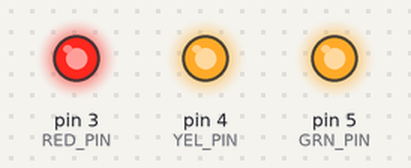
Bench run of a sketch on a simulated Arduino Uno, built with avr-gcc and run on an emulated ATmega328P. On the bench: output pins drawn as LEDs (lit = HIGH).

Above: at 0.1 s.
Timing chart, 0 to 1.6 s (numbered marks = the images above):
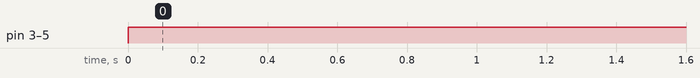

Measured:
- by itself, pin 3 (RED_PIN), pin 4 (YEL_PIN), pin 5 (GRN_PIN): LOW → HIGH at 0.00 s

The sketch:

XX_HC-12_02_tx.ino
```cpp
/**
 * https://www.youtube.com/watch?v=vqRqtgvltOI&t=490s
 * HC-12 Demo #2
 * Transmitter
 */

#include <SoftwareSerial.h>

#define RED_PIN 3
#define YEL_PIN 4
#define GRN_PIN 5

SoftwareSerial hc12(10,11); // 10: TX, 11: RX

void setup() {
  // put your setup code here, to run once:
  Serial.begin(9600);
  hc12.begin(9600);

  pinMode(RED_PIN, OUTPUT);
  pinMode(YEL_PIN, OUTPUT);
  pinMode(GRN_PIN, OUTPUT);
}

void loop() {
  // put your main code here, to run repeatedly:

  // LED is always ON to maintain power draw
  // and prevent power bank from auto-shutoff
  digitalWrite(RED_PIN, HIGH);
  digitalWrite(YEL_PIN, HIGH);
  digitalWrite(GRN_PIN, HIGH);

  // transmit
  hc12.write("Hello World");
  delay(2000);
}
```
